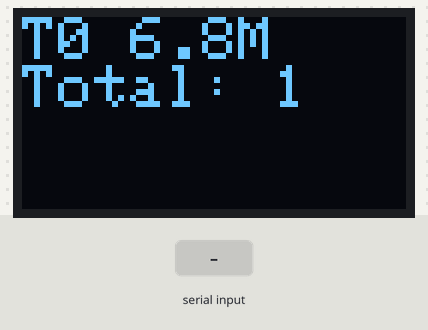
Recording of a program running on a simulated ESP32 board running CircuitPython. Parts: 128×64 one-colour display. Inputs (shaded band) come from the test bench. The modem accepts every AT command (registered, SIM ready, sends succeed) and sends nothing else; what the program prints to the serial console is not drawn.

Above: at 20.3 s.
20.4 s: "1\n" received over the second serial link
Timing chart, 0 to 23.4 s (numbered marks = the images above; inputs shaded):
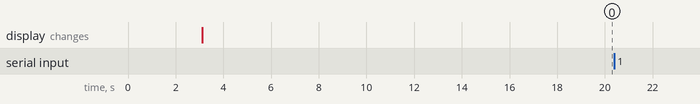

The program:

anchor.py
```python
# Import all board pins.
import busio
import board
import time
from digitalio import DigitalInOut, Direction, Pull

# Import the SSD1306 module.
import adafruit_ssd1306

RXD2 = 18
TXD2 = 17

UWB_INDEX = 0
UWB_TAG_COUNT = 1

reset = DigitalInOut(board.GPIO16)
reset.direction = Direction.OUTPUT
reset.value = True

# Create the I2C interface.
i2c = busio.I2C(board.GPIO38, board.GPIO39)
uart = busio.UART(baudrate=115200, timeout=1, tx=board.GPIO17,rx=board.GPIO18, bits=8, parity=None, stop=1)

def logoshow(display):
    display.fill(0);
    textToShow = f"""T{UWB_INDEX} 6.8M
Total: {UWB_TAG_COUNT}"""
    display.text(textToShow,0,0,1,size=2);
    display.show();

    time.sleep(1);

def sendData(cmd, timeout: int = 2, debug = True) -> None:
    if debug:
        print("--->",cmd)
    uart.write(bytes(f"{cmd}\r\n", "utf-8"))

def sendDataAndReadResponse(cmd, timeout: int = 2, debug = True) -> Union[str,None]:
    sendData(cmd, timeout, debug)

    stamp = time.monotonic()
    response = b""
    while (time.monotonic() - stamp) < timeout:
        if  uart.in_waiting:
            response += uart.readline();

    if debug:
        print("<---", response)

    return str(response)


def config_cmd():
    """
    AT+SETCFG=(x1),(x2),(x3),(x4)
    x1:Device ID(Anchor 0-7,Tag 0-63)
    x2:Device Role(0:Tag / 1:Anchor)
    x3:Equipment communication rate(0:850K/1:6.8M,Default:6.8M)
    x4:Range filtering is enabled(0:Close / 1:Open)
    """
    return f"AT+SETCFG={UWB_INDEX},0,1,1"


def cap_cmd():
    """
    AT+SETCAP=(x1),(x2),(x3)
    x1:Tag capacity (default: 10, maximum: 64)
    x2:Time of a single time slot (6.8M not less than 10ms,850K not less than 15ms)
    X3:extMode, whether to increase the passthrough command when transmitting
        0: normal packet when communicating,
        1: extended packet when communicating
    """
    return f"AT+STETCAP={UWB_TAG_COUNT},10,1"


# Create the SSD1306 OLED class.
# The first two parameters are the pixel width and pixel height.  Change these
# to the right size for your display!
# Alternatively you can change the I2C address of the device with an addr parameter:
display = adafruit_ssd1306.SSD1306_I2C(128, 64, i2c)

# Clear the display.  Always call show after changing pixels to make the display
# update visible!
display.fill(0)
display.show()

# Setup UART AT
sendDataAndReadResponse("AT?")
time.sleep(1)

logoshow(display)

sendDataAndReadResponse("AT+RESTORE", 5);

sendDataAndReadResponse(config_cmd());
sendDataAndReadResponse(cap_cmd());

sendDataAndReadResponse("AT+SETRPT=1");
sendDataAndReadResponse("AT+SAVE");
sendDataAndReadResponse("AT+RESTART");

while True:
    if uart.in_waiting:
        print(uart.readline())
    
```

Measured:
- after the input at 20.4 s, every drawn part: stays the same
